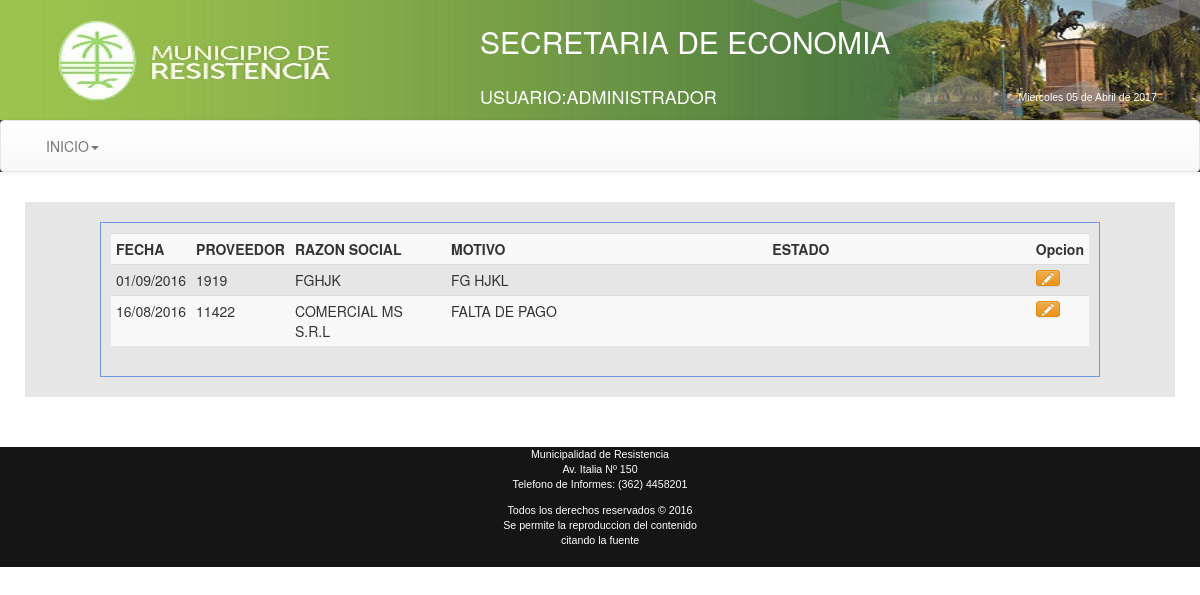
The app's page /Economia/views/frmAtencionPr.php (signed in) with its own data.
### tables this page shows
CREATE TABLE `turnoeco` (
  `idTurno` int(11) NOT NULL AUTO_INCREMENT,
  `fechaTurno` varchar(10) NOT NULL,
  `horaTurno` varchar(10) NOT NULL,
  `turno` int(11) NOT NULL,
  `nroprov` int(11) NOT NULL,
  `razons` varchar(60) NOT NULL,
  `rubro` varchar(150) NOT NULL,
  `motivor` varchar(150) NOT NULL,
  `periodopre` varchar(150) NOT NULL,
  `montor` decimal(15,2) NOT NULL,
  `ultfp` varchar(30) NOT NULL,
  `estado` varchar(30) NOT NULL,
  `opera` varchar(60) NOT NULL,
  `respuesta` varchar(45) NOT NULL,
  `observaciones` varchar(100) NOT NULL,
  `presenta` varchar(10) NOT NULL,
  `fechasaco` date NOT NULL,
  PRIMARY KEY (`idTurno`)
);

### Economia/views/frmAtencionPr.php (the view, shortened to what this page needs)
<!DOCTYPE html PUBLIC "-//W3C//DTD XHTML 1.0 Transitional//EN" "http://www.w3.org/TR/xhtml1/DTD/xhtml1-transitional.dtd">
<html xmlns="http://www.w3.org/1999/xhtml">
<head>
<link rel="stylesheet" type="text/css" href="../css/estilo.css" media="screen">
<link rel="stylesheet" type="text/css" href="../bootstrap/css/bootstrap.css">
<link rel="stylesheet" type="text/css" href="../bootstrap/css/bootstrap.min.css">
<link rel="stylesheet" type="text/css" href="../bootstrap/css/bootstrap-theme.css">
<link rel="stylesheet" type="text/css" href="../bootstrap/css/bootstrap-theme.min.css">
</head>
<body class="body" style=" background-image: url(../images/bgcity.jpg);
  background-attachment: fixed;">
<header>
<table width="100%" height="120" border="0" background="../images/header2015.jpg">
<tr><td width="40%"></td>
<td><div align="left" style="color:#ffffff;" ><p><h2>SECRETARIA DE ECONOMIA</h2></p>
 </div></td>
</tr>
<tr><td width="40%"></td>
<td><div align="left" style="color:#ffffff;" ><p><h4>USUARIO:<?php echo $_SESSION["apynom"]?></h4></p>
 </div></td>
 <td><div align="left" style="color:#ffffff;" >
<p><h5>
</h5></p>
 </div></td>
</tr>
</table>
<nav class="navbar navbar-default">
<div class="container-fluid">
<div class="collapse navbar-collapse" id="navbar-1">
 <ul class="nav navbar-nav">
 <li class="dropdown">
   <a href="#" class="dropdown-toggle" data-toggle="dropdown" role="button">INICIO<span class="caret"></span></a>
 </li>
 </ul>
 </div>
 </div>
 </nav>
</header>
<div class="container"
style="background-color:#E6E6E6;border-radius: 10px 10px 10px 10px;
-moz-border-radius: 10px 10px 10px 10px;
-webkit-border-radius: 10px 10px 10px 10px;
border: 10px solid #ffffff;">
<body>
<div class="registros" id="agrega-registros">
<table class="table table-striped table-condensed table-hover">
 <tr>
 <th width="80">FECHA</th>
 <th width="80">PROVEEDOR</th>
 <th width="200">RAZON SOCIAL</th>
 <th width="500">MOTIVO</th>
 <th width="400">ESTADO</th>
 <th width="20">Opcion</th>
 </tr>
 <?php
 $conexion=Conectarse();
 $queryu="SELECT * FROM turnoeco WHERE presenta='' ORDER BY fechaTurno asc, horaTurno asc;";
 $registro = mysqli_query($conexion,$queryu);
 while($registro2 = mysqli_fetch_array($registro)){
 echo '<tr>
   <td>'.$registro2['fechaTurno'].'</td>
   <td>'.$registro2['nroprov'].'</td>
   <td>'.$registro2['razons'].'</td>
   <td>'.$registro2['motivor'].'</td>
   <td>'.$registro2['estado'].'</td>
   <td><a href="javascript:editarTA('.$registro2['idTurno'].');" class="btn btn-warning btn-xs"><i class="glyphicon glyphicon-pencil"></i></a> </td>
  </tr>';
  }
 ?>
 </table>
 </div>
 <br>
</div>
<br><br>
<small>
<div class="row" style="height:120px; background-color:#151515;color:#ffffff; font-family:Arial;font-size:8pt;">
<div class="col-md-12" align="center">
    <p>Municipalidad de Resistencia<br />
    Av. Italia Nº 150<br />
    Telefono de Informes: (362) 4458201</p>
    <p>Todos los derechos reservados &copy; 2016<br />
      Se permite la reproduccion del contenido<br />
      citando la fuente
    </p>
  </div>
</div>
</small>
</body>
</html>

### Economia/css/estilo.css (style rules this page uses)
body { background:#2c3e50; color:#fff; margin:0px; font-family:"Trebuchet MS", Arial, Helvetica, sans-serif; min-width:1000px; }
header { background:#2c3e50; color:#fff; }
.registros { margin:auto; width:1000px; margin-top:20px; border:1px solid #6F96DF; height:auto; padding:10px; }

### records on screen
turnoeco: fechaTurno "01/09/2016", nroprov "1919", razons "FGHJK", motivor "FG HJKL"
turnoeco: fechaTurno "16/08/2016", nroprov "11422", razons "COMERCIAL MS S.R.L", motivor "FALTA DE PAGO"

### other values on screen
$_SESSION["apynom"] "ADMINISTRADOR"
